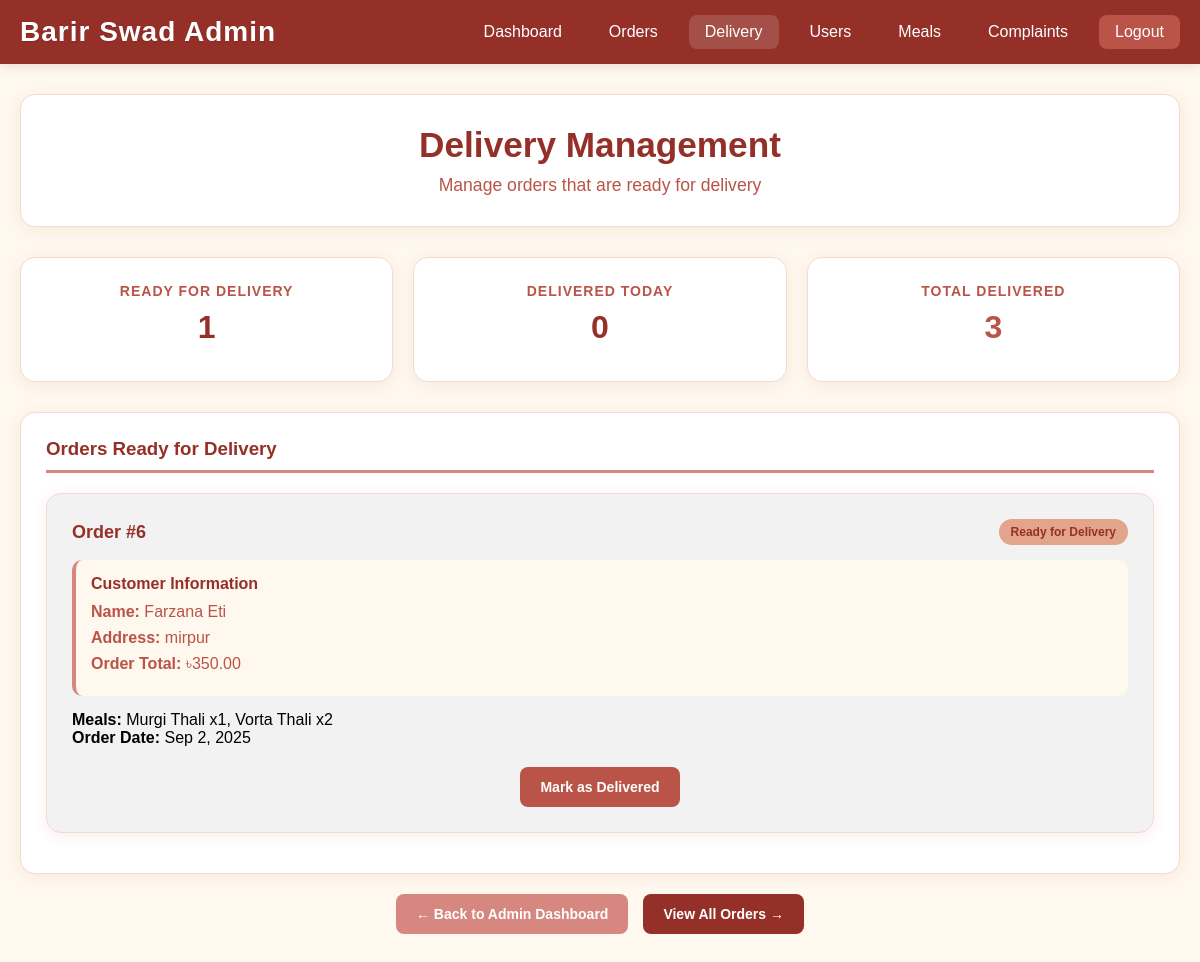
The page /admin_delivery.php (signed in) on the database as committed earlier.
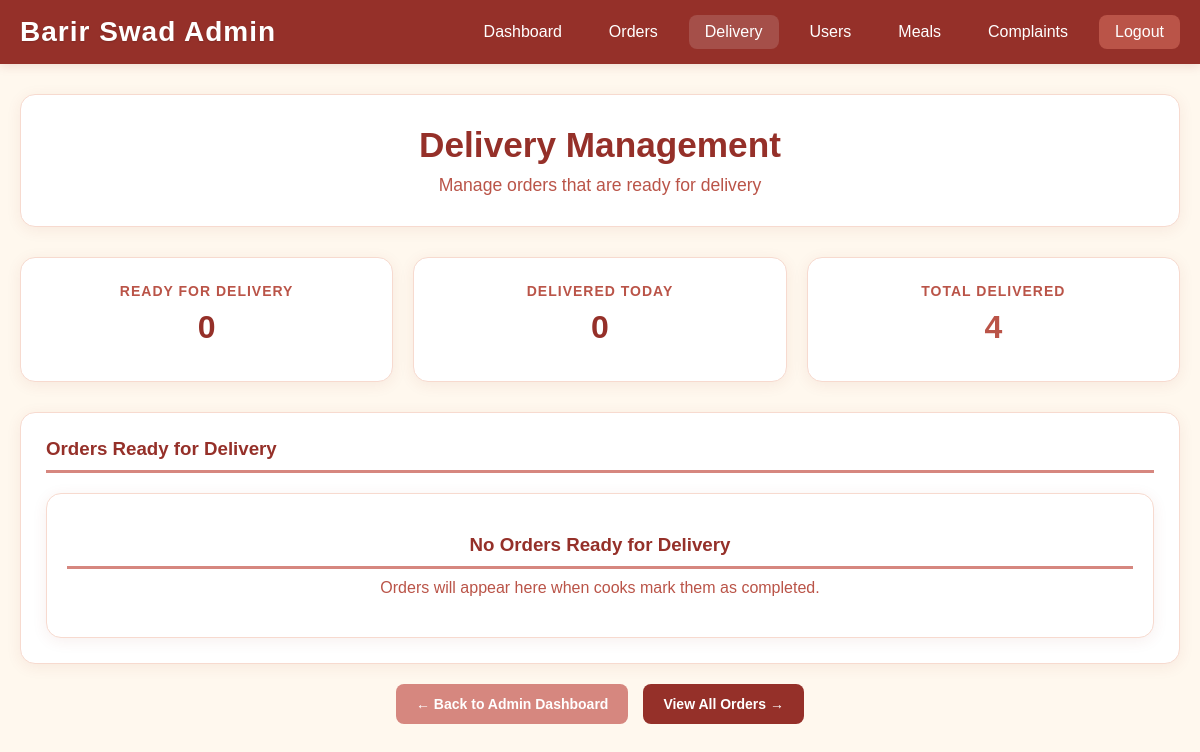
The same page on the database as committed later.
### tables this page shows
CREATE TABLE `orders` (
  `OrderID` int(11) NOT NULL,
  `Customer_ID` int(10) NOT NULL,
  `Cost` decimal(10,2) NOT NULL,
  `Status` enum('Pending','On the way','Accepted','Delivered','Cancelled') NOT NULL DEFAULT 'Pending',
  `Date` date NOT NULL
);

CREATE TABLE `user` (
  `U_ID` int(10) NOT NULL,
  `Email` varchar(50) NOT NULL,
  `Exp_Years` int(50) NOT NULL,
  `Name` varchar(100) NOT NULL,
  `Address` varchar(100) NOT NULL,
  `Type` enum('Admin','Customer','Cook','') NOT NULL DEFAULT 'Customer',
  `Password` varchar(15) NOT NULL
);

### admin_delivery.php (the view, shortened to what this page needs)
<?php
require 'dbconnect.php';
$ready_orders = $conn->query("
    SELECT o.*, u.Name as customer_name, u.Address as customer_address,
           GROUP_CONCAT(m.Name, ' x', ohm.Quantity SEPARATOR ', ') as meals
    FROM orders o
    JOIN user u ON o.Customer_ID = u.U_ID
    LEFT JOIN orders_have_meal ohm ON o.OrderID = ohm.OrderID
    LEFT JOIN meal m ON ohm.M_ID = m.Meal_ID
    WHERE o.Status = 'On the way'
    GROUP BY o.OrderID
    ORDER BY o.Date DESC
");
$stats = [];
$stats['ready_for_delivery'] = $conn->query("SELECT COUNT(*) as count FROM orders WHERE Status = 'On the way'")->fetch_assoc()['count'];
$stats['delivered_today'] = $conn->query("SELECT COUNT(*) as count FROM orders WHERE Status = 'Delivered' AND Date = CURDATE()")->fetch_assoc()['count'];
$stats['total_delivered'] = $conn->query("SELECT COUNT(*) as count FROM orders WHERE Status = 'Delivered'")->fetch_assoc()['count'];
?>
<!DOCTYPE html>
<html lang="en">
<head>
    <link rel="stylesheet" href="styles.css">
</head>
<body>
    <div class="admin-header">
        <nav class="admin-nav">
            <div class="logo">Barir Swad Admin</div>
            <div class="nav-links">
                <a href="admin_dash.php">Dashboard</a>
                <a href="admin_orders.php">Orders</a>
                <a href="admin_delivery.php" class="active">Delivery</a>
                <a href="admin_users.php">Users</a>
                <a href="admin_meals.php">Meals</a>
                <a href="admin_complaints.php">Complaints</a>
                <a href="admin_logout.php" class="logout-btn">Logout</a>
            </div>
        </nav>
    </div>
    <div class="container">
        <div class="welcome-section">
            <h1>Delivery Management</h1>
            <p>Manage orders that are ready for delivery</p>
        </div>
        <div class="stats-grid">
            <div class="stat-card">
                <h3>Ready for Delivery</h3>
                <div class="number"><?= $stats['ready_for_delivery'] ?></div>
            </div>
            <div class="stat-card">
                <h3>Delivered Today</h3>
                <div class="number"><?= $stats['delivered_today'] ?></div>
            </div>
            <div class="stat-card money">
                <h3>Total Delivered</h3>
                <div class="number"><?= $stats['total_delivered'] ?></div>
            </div>
        </div>
        <div class="section-card">
            <h3>Orders Ready for Delivery</h3>
            <?php if ($ready_orders->num_rows > 0): ?>
                <?php while ($order = $ready_orders->fetch_assoc()): ?>
                    <div class="delivery-card">
                        <div class="delivery-header">
                            <div class="order-id">Order #<?= $order['OrderID'] ?></div>
                            <div class="priority">Ready for Delivery</div>
                        </div>
                        <div class="customer-info">
                            <h4>Customer Information</h4>
                            <p><strong>Name:</strong> <?= htmlspecialchars($order['customer_name']) ?></p>
                            <p><strong>Address:</strong> <?= htmlspecialchars($order['customer_address']) ?></p>
                            <p><strong>Order Total:</strong> ৳<?= number_format($order['Cost'], 2) ?></p>
                        </div>
                        <p><strong>Meals:</strong> <?= htmlspecialchars($order['meals']) ?></p>
                        <p><strong>Order Date:</strong> <?= date('M j, Y', strtotime($order['Date'])) ?></p>
                        <div class="quick-actions">
                            <form method="POST" style="display: inline;">
                                <button type="submit" name="mark_delivered" class="btn btn-success"
                                        onclick="return confirm('Confirm that order #<?= $order['OrderID'] ?> has been delivered to <?= htmlspecialchars($order['customer_name']) ?>?')">
                                    Mark as Delivered
                                </button>
                            </form>
                        </div>
                    </div>
                <?php endwhile; ?>
            <?php else: ?>
                <div class="no-deliveries">
                    <h3>No Orders Ready for Delivery</h3>
                    <p>Orders will appear here when cooks mark them as completed.</p>
                </div>
            <?php endif; ?>
        </div>
        <div class="quick-actions">
            <a href="admin_dash.php" class="btn btn-secondary">← Back to Admin Dashboard</a>
            <a href="admin_orders.php" class="btn btn-primary">View All Orders →</a>
        </div>
    </div>
</body>
</html>

Rows that differ between the two databases and show on the page:
no longer on this page (row edited): orders: OrderID "6", Customer_ID.Name "Farzana Eti", Customer_ID.Address "mirpur", Cost "350.00", meals "Murgi Thali x1, Vorta Thali x2", Date "Sep 2, 2025"
Other text that changed with them:
$stats['ready_for_delivery']: "1" → "0"
$stats['total_delivered']: "3" → "4"
text now shown: "No Orders Ready for Delivery Orders will appear here when cooks mark them as completed."
